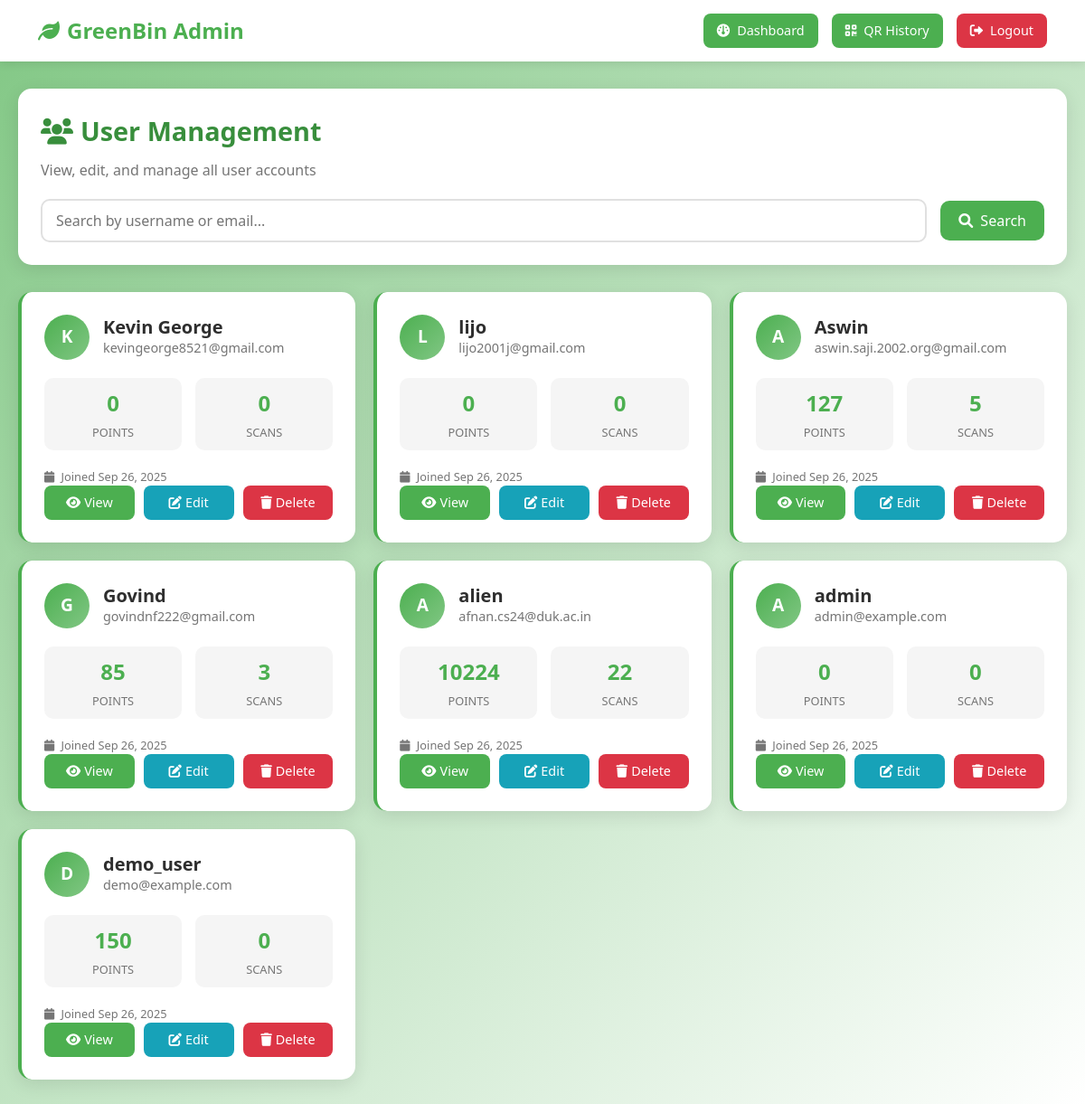
/admin/users (signed in), run on an earlier commit of the app's database.
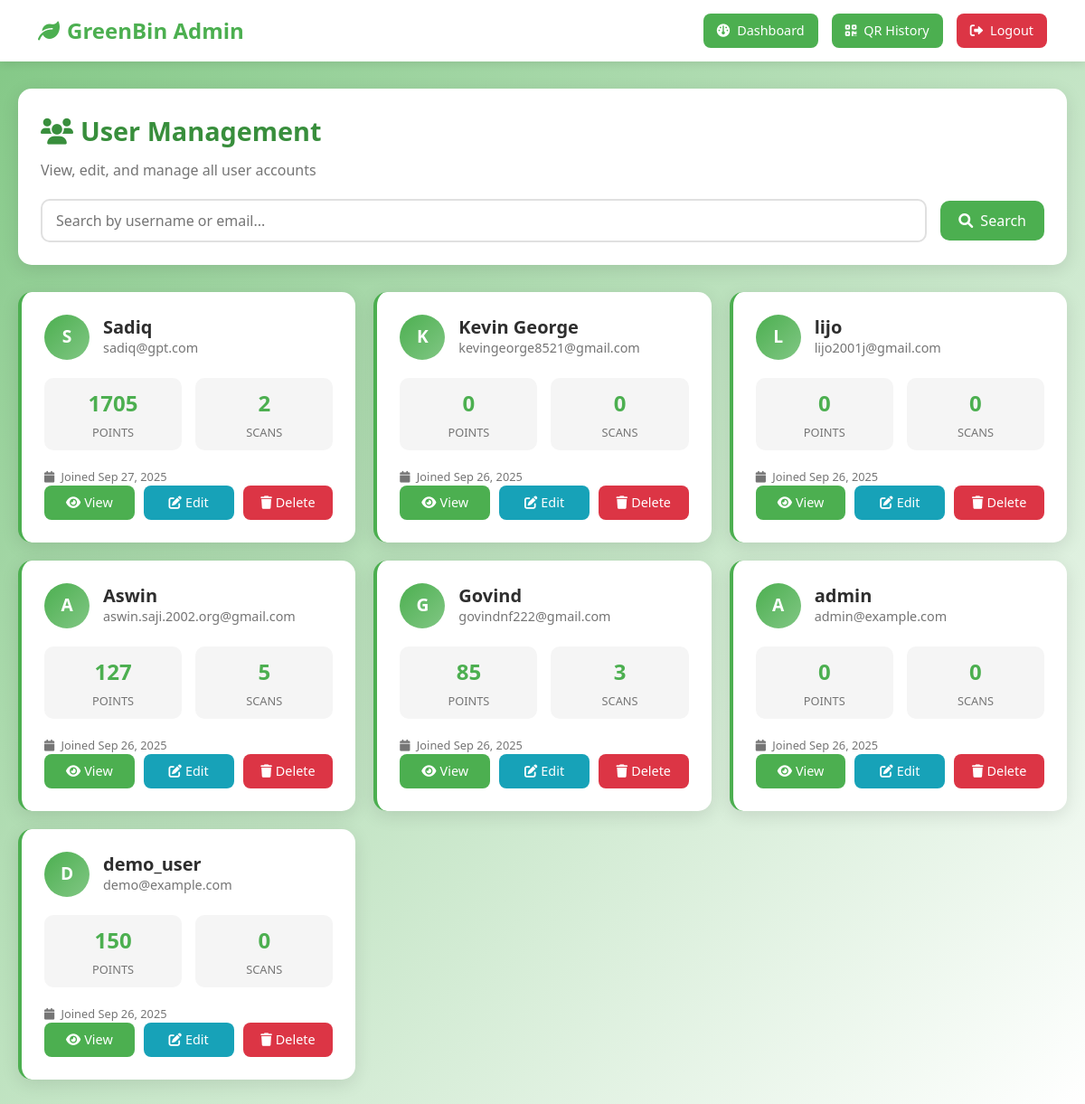
And on a later commit of the database.
### models/models.py (models this page shows)
class User(UserMixin, db.Model):
    id = db.Column(db.Integer, primary_key=True)
    username = db.Column(db.String(80), unique=True, nullable=False)
    email = db.Column(db.String(120), unique=True, nullable=False)
    password_hash = db.Column(db.String(128))
    phone = db.Column(db.String(20))
    total_points = db.Column(db.Integer, default=0)
    created_at = db.Column(db.DateTime, default=datetime.utcnow)
    is_admin = db.Column(db.Boolean, default=False)
    plastic_drops = db.relationship('PlasticDrop', backref='user', lazy=True)
    redemptions = db.relationship('Redemption', backref='user', lazy=True)

### routes/admin.py (the view)
    def decorated_function(*args, **kwargs):
        if not session.get('admin_logged_in'):
            return redirect(url_for('admin.login'))
        return f(*args, **kwargs)

### routes/admin.py (called while the page is built)
def admin_required(f):
    def decorated_function(*args, **kwargs):
        if not session.get('admin_logged_in'):
            return redirect(url_for('admin.login'))
        return f(*args, **kwargs)
    decorated_function.__name__ = f.__name__
    return decorated_function

@admin_bp.route('/users')
@admin_required
def users_management():
    page = request.args.get('page', 1, type=int)
    per_page = 15
    search = request.args.get('search', '')
    query = User.query
    if search:
        query = query.filter(
            (User.username.contains(search)) |
            (User.email.contains(search))
        )
    users = query.order_by(User.created_at.desc())\
               .paginate(page=page, per_page=per_page, error_out=False)
    return render_template('admin/users.html', users=users, search=search)

### templates/admin/users.html (shortened to what this page needs)
<!DOCTYPE html>
<html lang="en">
<head>
    <link href="https://cdn.jsdelivr.net/npm/bootstrap@5.3.0/dist/css/bootstrap.min.css" rel="stylesheet">
    <link href="https://cdnjs.cloudflare.com/ajax/libs/font-awesome/6.0.0/css/all.min.css" rel="stylesheet">
</head>
<body>
    <div class="admin-header">
        <div class="container">
            <div class="admin-nav">
                <div class="admin-logo">
                    <i class="fas fa-leaf me-2"></i>GreenBin Admin
                </div>
                <div class="admin-actions">
                    <a href="{{ url_for('admin.dashboard') }}" class="admin-btn">
                        <i class="fas fa-dashboard me-2"></i>Dashboard
                    </a>
                    <a href="{{ url_for('admin.qr_history') }}" class="admin-btn">
                        <i class="fas fa-qrcode me-2"></i>QR History
                    </a>
                    <a href="{{ url_for('admin.logout') }}" class="admin-btn logout">
                        <i class="fas fa-sign-out-alt me-2"></i>Logout
                    </a>
                </div>
            </div>
        </div>
    </div>
    <div class="users-container">
        <div class="users-header">
            <div class="users-title">
                <i class="fas fa-users me-2"></i>User Management
            </div>
            <div class="users-subtitle">View, edit, and manage all user accounts</div>
            <form method="GET" class="search-section">
                <input type="text" name="search" class="search-input"
                       placeholder="Search by username or email..."
                       value="{{ search }}">
                <button type="submit" class="search-btn">
                    <i class="fas fa-search me-2"></i>Search
                </button>
            </form>
        </div>
        {% if users.items %}
        <div class="users-grid">
            {% for user in users.items %}
            <div class="user-card">
                <div class="user-header">
                    <div class="user-avatar">
                        {{ user.username[0].upper() }}
                    </div>
                    <div class="user-info">
                        <h5>{{ user.username }}</h5>
                        <p>{{ user.email }}</p>
                    </div>
                </div>
                <div class="user-stats">
                    <div class="stat-item">
                        <div class="stat-value">{{ user.total_points }}</div>
                        <div class="stat-label">Points</div>
                    </div>
                    <div class="stat-item">
                        <div class="stat-value">{{ user.plastic_drops|length }}</div>
                        <div class="stat-label">Scans</div>
                    </div>
                </div>
                <div class="user-joined">
                    <i class="fas fa-calendar me-1"></i>
                    Joined {{ user.created_at.strftime('%b %d, %Y') }}
                </div>
                <div class="user-actions">
                    <a href="{{ url_for('admin.user_details', user_id=user.id) }}" class="action-btn btn-view">
                        <i class="fas fa-eye me-1"></i>View
                    </a>
                    <button class="action-btn btn-edit" onclick="editUser({{ user.id }}, '{{ user.username }}', '{{ user.email }}')">
                        <i class="fas fa-edit me-1"></i>Edit
                    </button>
                    <button class="action-btn btn-delete" onclick="confirmDelete({{ user.id }}, '{{ user.username }}')">
                        <i class="fas fa-trash me-1"></i>Delete
                    </button>
                </div>
            </div>
            {% endfor %}
        </div>
        {% endif %}
    </div>
</body>
</html>

### templates/admin/users.html (style rules this page uses)
:root { --primary-green: #4CAF50; --light-green: #81C784; --dark-green: #388E3C; --text-dark: #2E2E2E; --text-light: #757575; --light-gray: #F5F5F5; }
body { background: linear-gradient(135deg, var(--light-green) 0%, #FFFFFF 100%); min-height: 100vh; font-family: 'Segoe UI', Tahoma, Geneva, Verdana, sans-serif; color: var(--text-dark); }
.admin-header { background: white; box-shadow: 0 2px 10px rgba(0,0,0,0.1); padding: 15px 0; margin-bottom: 30px; }
.admin-nav { display: flex; justify-content: space-between; align-items: center; }
.admin-logo { font-size: 1.5rem; font-weight: bold; color: var(--primary-green); }
.admin-actions { display: flex; gap: 15px; }
.admin-btn { background: var(--primary-green); color: white; border: none; padding: 8px 15px; border-radius: 8px; text-decoration: none; font-size: 0.9rem; transition: all 0.3s ease; }
.admin-btn.logout { background: #dc3545; }
.users-container { max-width: 1400px; margin: 0 auto; padding: 0 20px; }
.users-header { background: white; border-radius: 15px; padding: 25px; margin-bottom: 30px; box-shadow: 0 5px 20px rgba(0,0,0,0.1); }
.users-title { font-size: 1.8rem; font-weight: bold; color: var(--dark-green); margin-bottom: 10px; }
.users-subtitle { color: var(--text-light); font-size: 1rem; margin-bottom: 20px; }
.search-section { display: flex; gap: 15px; align-items: center; flex-wrap: wrap; }
.search-input { flex: 1; min-width: 300px; padding: 10px 15px; border: 2px solid #e0e0e0; border-radius: 10px; font-size: 1rem; }
.search-btn { padding: 10px 20px; background: var(--primary-green); color: white; border: none; border-radius: 10px; cursor: pointer; transition: all 0.3s ease; }
.users-grid { display: grid; grid-template-columns: repeat(auto-fill, minmax(350px, 1fr)); gap: 20px; margin-bottom: 30px; }
.user-card { background: white; border-radius: 15px; padding: 25px; box-shadow: 0 5px 20px rgba(0,0,0,0.1); border-left: 4px solid var(--primary-green); transition: transform 0.3s ease; }
.user-header { display: flex; align-items: center; margin-bottom: 20px; }
.user-avatar { width: 50px; height: 50px; border-radius: 50%; background: linear-gradient(135deg, var(--primary-green), var(--light-green)); display: flex; align-items: center; justify-content: center; color: white; font-size: 1.2rem; font-weight: bold; margin-right: 15px; }
.user-info h5 { margin: 0; color: var(--text-dark); font-weight: bold; }
.user-info p { margin: 0; color: var(--text-light); font-size: 0.9rem; }
.user-stats { display: grid; grid-template-columns: repeat(2, 1fr); gap: 15px; margin-bottom: 20px; }
.stat-item { text-align: center; padding: 10px; background: var(--light-gray); border-radius: 10px; }
.stat-value { font-size: 1.5rem; font-weight: bold; color: var(--primary-green); margin-bottom: 5px; }
.stat-label { font-size: 0.8rem; color: var(--text-light); text-transform: uppercase; }
.user-actions { display: flex; gap: 10px; justify-content: space-between; }
.action-btn { padding: 8px 12px; border: none; border-radius: 8px; cursor: pointer; font-size: 0.9rem; font-weight: 500; transition: all 0.3s ease; text-decoration: none; text-align: center; flex: 1; }
.btn-view { background: var(--primary-green); color: white; }
.btn-edit { background: #17a2b8; color: white; }
.btn-delete { background: #dc3545; color: white; }
.user-joined { font-size: 0.8rem; color: var(--text-light); margin-top: 10px; }

What changed in the data, as far as the page shows it:
removed User: username "A", username "alien", email "afnan.cs24@duk.ac.in", total_points "10224", plastic_drops|length "22", created_at "Sep 26, 2025"
added User: username "S", username "Sadiq", email "sadiq@gpt.com", total_points "1705", plastic_drops|length "2", created_at "Sep 27, 2025"
